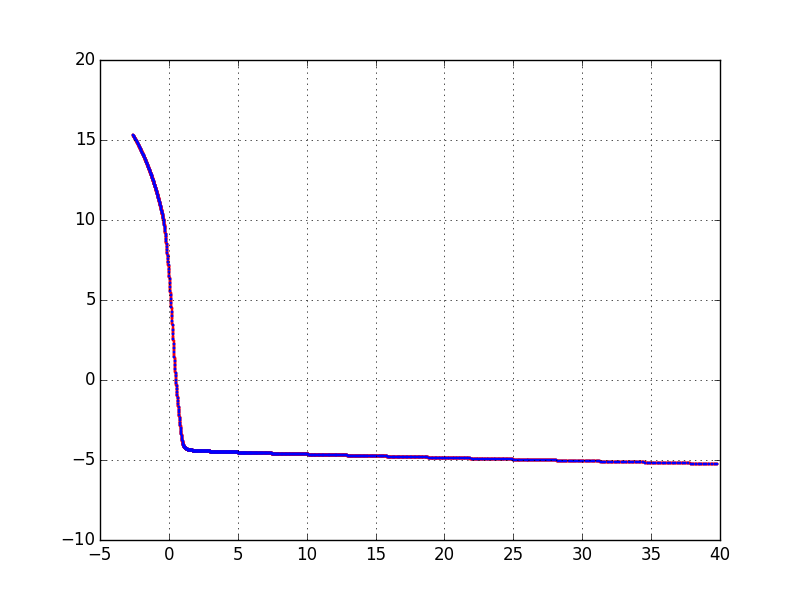

Generate this figure with Python:
import numpy as np
import matplotlib
matplotlib.use("TkAgg")
import matplotlib.pyplot as plt
from scipy.interpolate import interp1d


R = 8.314 #J / (K * mol)
kB = 1.381e-23
mH = 1.674e-27
#print("kB/mH = %e" % (kB / mH))
#R = kB / mH
gSun = 273.6 #m/s**2
z, temp, mmm = np.loadtxt('atmosphere.dat', unpack=True)



#zz ordered downwards
def integrateFunc(zz, valF, func):
	i = 0
	p = np.zeros(len(zz))
	p[0] = valF
	for i in range(0,len(zz)-1):
		dz = zz[i] - zz[i+1]
		p[i+1] = p[i] -  0.5*(func[i+1] + func[i])*dz
	return p

def integrateFuncFw(zz, valI, func):
	#reverse zz ordered downwards
	zz = zz[::-1]
	func = func[::-1]
	i = 0
	p = np.zeros(len(zz))
	p[0] = valI
	for i in range(0,len(zz)-1):
		dz = zz[i+1] - zz[i]
		p[i+1] = p[i] +  0.5*(func[i+1] + func[i])*dz
	return p[::-1]


def getPresLog(calcFw, zz, mmm, temp):
	pF = np.log(5.219e-3) #Pa
	func = -(mmm * 1e-3 * gSun)  / (temp * R)
	if calcFw:
		pI = np.log(4.469126e+06) 
		pres = integrateFuncFw(zz*1e6, pI, func)
	else:
		pres = integrateFunc(zz*1e6, pF, func)
	return pres


def getNew2(z, temp, mmm):
	return (z[::2], temp[::2], mmm[::2]	)

def getNew1(z, temp,mmm):
	newz = np.concatenate((z, (z[1:] + z[:-1]) / 2)) # we still need to do this unfortunatly.
	newz = -np.sort(-newz)
	#newz.sort(kind='mergesort')
	#newz = newz[::-1]
	#use lineal interpolation
	#funcT = interp1d(z, temp)
	#funcMMM = interp1d(z, mmm)
	#use cubic interpolation
	funcT = interp1d(z, temp, kind='cubic')
	funcMMM = interp1d(z, mmm, kind='cubic')
	return (newz, funcT(newz), funcMMM(newz))

#calcFw = True
calcFw = False

insertPoints = True

plt.xlabel("z (Mm)")
plt.ylabel("log p1 ")
pres = getPresLog(calcFw, z, mmm, temp)


if insertPoints:
	z2, temp2, mmm2 = getNew1(z, temp, mmm)
	z2, temp2, mmm2 = getNew1(z2, temp2, mmm2)
else:
	z2, temp2, mmm2 = getNew2(z, temp, mmm)
	z2, temp2, mmm2 = getNew2(z2, temp2, mmm2)
	z2, temp2, mmm2 = getNew2(z2, temp2, mmm2)
	z2, temp2, mmm2 = getNew2(z2, temp2, mmm2)

pres2 = getPresLog(calcFw, z2, mmm2, temp2)

plt.clf()

print("len z %d" % len(z))
print("len2 z %d" % len(z2))

if insertPoints:
	plt.plot(z2, pres2,'ro', markersize=2, mec='none', label='wp')
	plt.plot(z, pres,'o', markersize=2, mec='none', mew='none', label="O")
	#plt.plot(z, pres,'go', markersize=1, mec='none',  label='O')
else:
	plt.plot(z, pres,'o', markersize=2, mec='none', mew='none', label="O")
	#plt.plot(z, pres,'go', markersize=1, mec='none',  label='O')
	plt.plot(z2, pres2,'ro', markersize=2, mec='none', label='wp')


plt.grid(True)
plt.savefig('testData.png')


plt.draw()	
plt.show()	
plt.legend()

